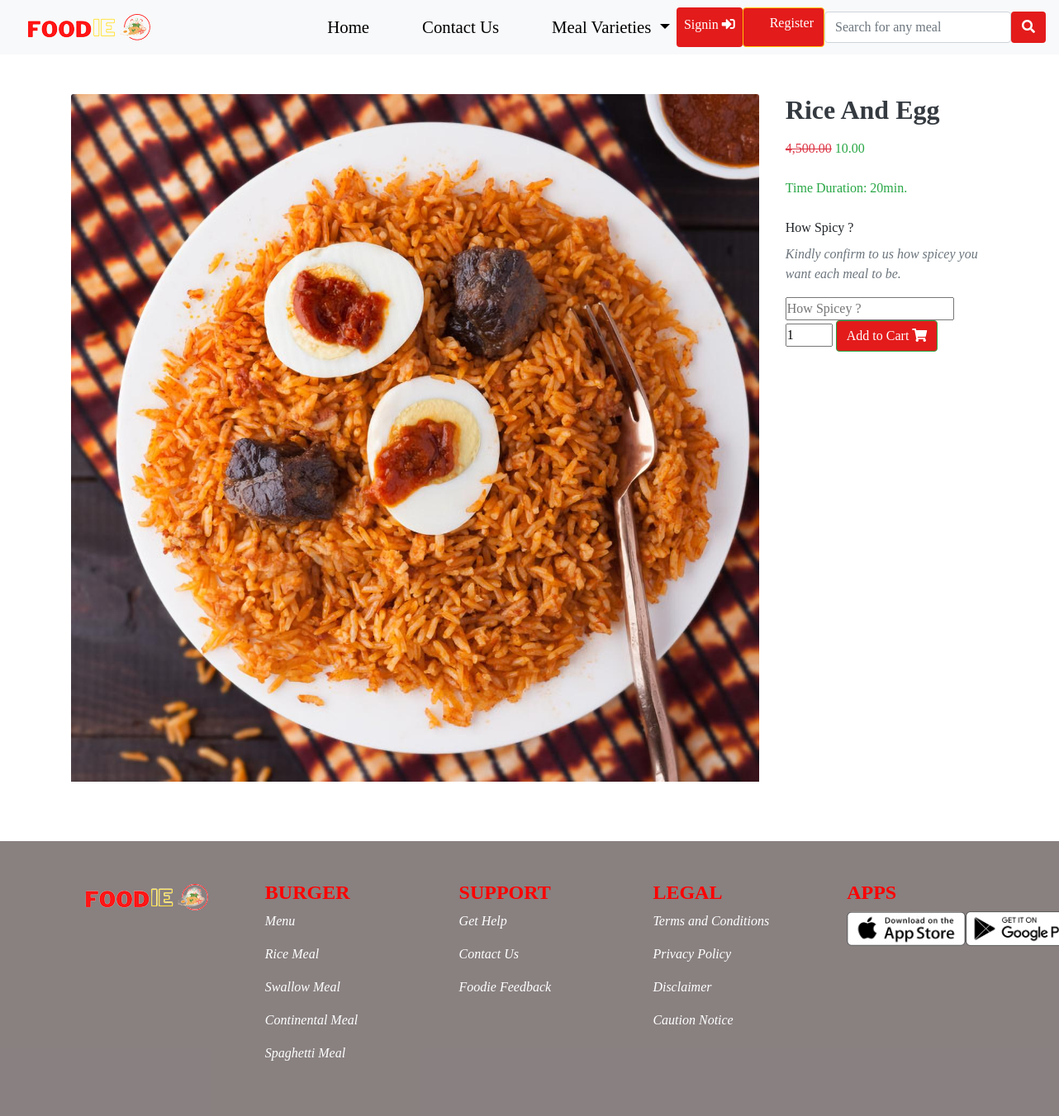
The app's page /meal/1/rice-and-egg with its own data.
### foodie/models.py (models this page shows, shortened)
class Meal(models.Model):
    variety = models.ForeignKey(Variety, on_delete=models.CASCADE)
    meal = models.CharField(max_length=100)
    slug = models.SlugField(unique=True, null=False)
    image = models.ImageField(upload_to='meal', default= 'meal.jpg')
    spicy = models.CharField(max_length=100)
    time = models.CharField(max_length=50)
    price = models.IntegerField()
    discount = models.FloatField()
    min_order = models.IntegerField(default=1)
    max_order = models.IntegerField(default=20)
    breakfast = models.BooleanField()
    lunch = models.BooleanField()
    dinner = models.BooleanField()
    display = models.BooleanField(default=False)
    created = models.DateTimeField(auto_now_add=True)
    updated = models.DateTimeField(auto_now=True)
    class Meta:
        db_table = 'meal'
        managed = True
        verbose_name = 'Meal'
        verbose_name_plural = 'Meals'

### foodie/views.py (the view)
# urls.py: path('meal/<str:id>/<slug:slug>', views.meal, name='meal'),
def meal(request, id,slug):
    meal = Meal.objects.get(pk=id) #This is getting each meals by their specify ID. in this place, we use objects.get
    context = {
        'meal':meal,    }
    return render(request, 'meal.html', context)

### foodie/context_processor.py (called while the page is built)
def dropdown(request):
    varieties = Variety.objects.all()
    context = {
    'varieties':varieties
    }
    return context

def cartread(request):
    cart = Shopcart.objects.filter(user__username=request.user.username, item_paid=False)
    cartcount = 0
    for item in cart:
        cartcount += item.quantity
    context = {
        'cartcount':cartcount,
    }
    return context

### foodie/templatetags/sample_tags.py (called while the page is built)
@register.simple_tag
def intralink(link, section):
    return reverse(link) + '#' + section

### foodie/templates/meal.html (shortened to what this page needs)
{% extends "base.html" %}
{% load humanize %}
{% block header %}{% include "header.html" %}{% endblock header %}
{% block content %}
    <div class="container addtocart mt-5 mb-5">
        <div class="img-holder mb-4">
            <img src="{{meal.image.url}}" class="card-img-top ">
        </div>
        <div class="thedetails">
            <h2 class="card-title mb-3 text-dark font-weight-bolder">{{meal.meal}}</h2>
            <p class="card-text mb-4 text-success">
                {% if meal.discount %}
                    <del class="text-danger">{{meal.price|floatformat:2|intcomma}}</del>
                    <span class="text-success">{{meal.discount|floatformat:2|intcomma}}</span>
                {% else %}
                    <span>{{meal.price|floatformat:2|intcomma}}</span>
                {% endif %}
            </p>
            <p class="card-text mb-4 text-success">Time Duration: {{meal.time}}</p>
            <form action="{% url 'addtocart' %}" method="POST">
                <label for="inputGroupSelect02"> How Spicy ?</label>
                <div class="more">
                    <p class="text-muted"><i>Kindly confirm to us how spicey you want each meal to be.</i></p>
                    <input type="text" name="how_spicey" placeholder="How Spicey ?">
                </div>
                <input type="number" name="quantity" id="" value="1" min="{{meal.min_order}}" max="{{meal.max_order}}" placeholder="Quantity">
                <button type="submit" class="btn btn-outline-success">Add to Cart <i class="fas fa-shopping-cart"></i></button>
            </form>
        </div>
    </div>
{% endblock content %}
{% block footer %}{% include "footer.html" %}{% endblock footer %}

### foodie/static/css/style.css (style rules this page uses)
* { margin: 0; padding: 0; box-sizing: border-box; }
body { overflow-x: hidden; font-family: Cambria, Cochin, Georgia, Times, 'Times New Roman', serif; }
.btn { background-color: #E31B1B; color: #fff; transition: 0.8s ease; }
.addtocart { display: flex; gap: 2rem; }

### records on screen
Meal: image (picture), meal "Rice And Egg", price "4,500.00", discount "10.00", time "20min.", quantity "1"
